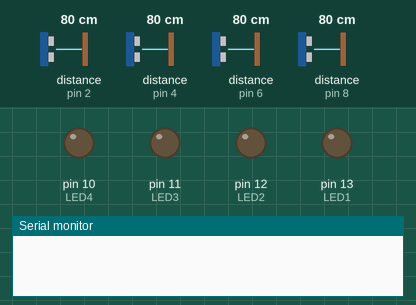
Bench run of a sketch on a simulated Arduino Uno, built with avr-gcc and run on an emulated ATmega328P. On the bench: output pins drawn as LEDs (lit = HIGH), the last lines printed to the serial monitor. Wiring (inferred from the names in the program): 4 × ultrasonic range finder: trigger pin 3, echo pin 2 / trigger pin 5, echo pin 4 / trigger pin 7, echo pin 6 / trigger pin 9, echo pin 8. Dashed ring = blinking. The inputs (shaded band) are chosen by the test bench; at power-on: distance to the obstacle (sensors on pin 2, pin 4, pin 6, pin 8) 80 cm. The echo pulse lasts 58.3 µs per cm; pins used as bus, display or sensor lines are not drawn.

Above: at 0.1 s.
1.3 s: distance to the obstacle (sensor on pin 2) set to 8 cm
At 1.82 s:
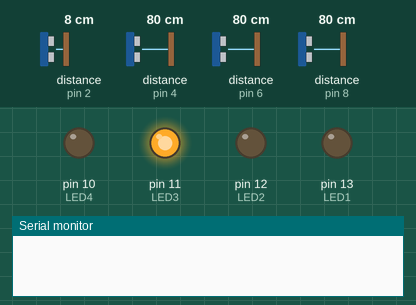
4.5 s: distance to the obstacle (sensor on pin 2) set to 5 cm
At 4.65 s:
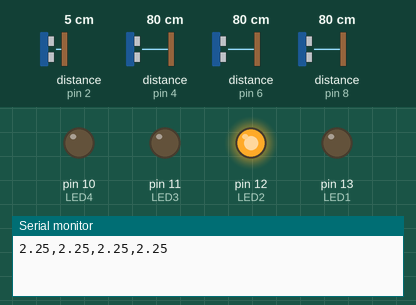
At 5.25 s:
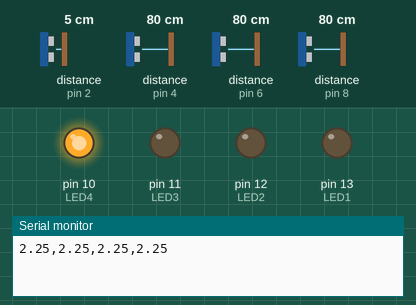
7.7 s: distance to the obstacle (sensor on pin 4) set to 4 cm
At 10.28 s:
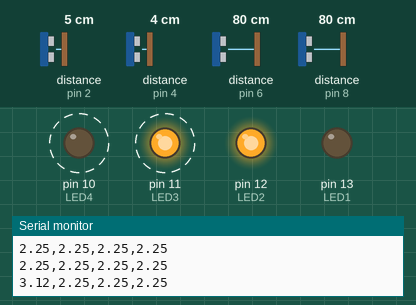
10.9 s: distance to the obstacle (sensor on pin 6) set to 8 cm
14.1 s: distance to the obstacle (sensor on pin 6) set to 5 cm
17.3 s: distance to the obstacle (sensor on pin 8) set to 4 cm
Timing chart, 0 to 21.5 s (numbered marks = the images above; inputs shaded):
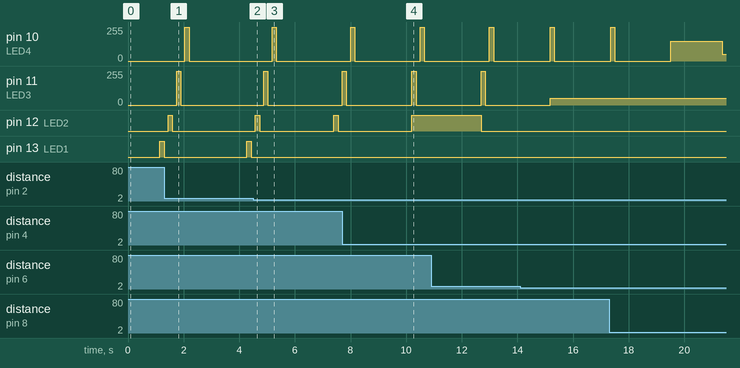

Measured:
- the behaviour switches between 7 and 6 cm on distance to the obstacle (sensor on pin 2) (found by bisection; images 1 and 2)
- after the input at 4.5 s, pin 13 (LED1): stays LOW (without the input it goes to HIGH after 2.9 s)
- after the input at 7.7 s, pin 12 (LED2): goes on until 10.2 s, then stays HIGH
- by itself, pin 12 (LED2): alternates HIGH for 0.15 s and LOW for 2.7 s

The sketch:

sensors_smoothing_final.ino
```cpp
//sensor 1 - red LED
#define TRIG1 3
#define ECHO1 2
#define LED1  13

// sensor 2 - green LED
#define TRIG2 5
#define ECHO2 4
#define LED2  12

// sensor 3 - blue LED
#define TRIG3 7
#define ECHO3 6
#define LED3  11

// sensor 4 - yellow LED
#define TRIG4 9
#define ECHO4 8
#define LED4  10

float LOW_LEVEL  = 5.0;
float MID_LEVEL  = 4.0;
float HIGH_LEVEL = 3.0;
float FULL_LEVEL = 2.5;

// EMA storage
float ema1 = -1, ema2 = -1, ema3 = -1, ema4 = -1;

// ---------------- RAW DISTANCE -------------------
float readDistanceRaw(int trigPin, int echoPin){

  digitalWrite(trigPin, LOW);
  delayMicroseconds(2);

  digitalWrite(trigPin, HIGH);
  delayMicroseconds(10);
  digitalWrite(trigPin, LOW);

  long duration = pulseIn(echoPin, HIGH, 30000);
  if (duration == 0) return -1;

  return duration / 58.0;
}

// ---------- APPROXIMATION FOR SMALL DISTANCES -------------
float approximateCloseDistance(float lastValid) {

  float approx = 2.0 + 0.25 * exp(-0.7 * (lastValid - 3));

  if (approx < 1.7) approx = 1.7;
  return approx;
}

// ----------------- MEDIAN + APPROXIMATION  ----------------
float readDistanceFiltered(int trigPin, int echoPin) {

  const int N = 5;
  float vals[N];

  for (int i = 0; i < N; i++) {
    vals[i] = readDistanceRaw(trigPin, echoPin);

    if (vals[i] <= 0 || vals[i] > 6)
      vals[i] = -1;

    delay(40);
  }

  float lastValid = 3.0;

  for (int i = 0; i < N; i++) {
    if (vals[i] > 0) {
      lastValid = vals[i];
    } else {
      vals[i] = approximateCloseDistance(lastValid);
    }
  }

  // bubble sort
  for (int i = 0; i < N - 1; i++) {
    for (int j = i + 1; j < N; j++) {
      if (vals[j] < vals[i]) {
        float t = vals[i];
        vals[i] = vals[j];
        vals[j] = t;
      }
    }
  }

  return vals[N / 2];
}

// --------------------- EMA ------------------------
float applyEMA(float raw, float &emaValue) {

  float alpha;

  // slow, stable EMA for near distances
  if (raw < 3.0)
      alpha = 0.18;
  else
      alpha = 0.35;

  if (emaValue < 0)
      emaValue = raw;
  else
      emaValue = alpha * raw + (1 - alpha) * emaValue;

  return emaValue;
}

// ---------------- LED LOGIC ------------------------
void setLEDLevel(int ledPin, float distance) {

  if (distance < 0) {
    analogWrite(ledPin, 0);
    return;
  }

  if (distance <= FULL_LEVEL) {
    analogWrite(ledPin, 255);
    delay(150);
    analogWrite(ledPin, 0);
    delay(150);
    return;
  }

  if (distance <= HIGH_LEVEL) {
    analogWrite(ledPin, 150);
    return;
  }

  if (distance <= MID_LEVEL) {
    analogWrite(ledPin, 50);
    return;
  }

  if (distance >= LOW_LEVEL) {
    analogWrite(ledPin, 0);
    return;
  }
}

void setup() {
  Serial.begin(9600);

  pinMode(TRIG1, OUTPUT); pinMode(ECHO1, INPUT); pinMode(LED1, OUTPUT);
  pinMode(TRIG2, OUTPUT); pinMode(ECHO2, INPUT); pinMode(LED2, OUTPUT);
  pinMode(TRIG3, OUTPUT); pinMode(ECHO3, INPUT); pinMode(LED3, OUTPUT);
  pinMode(TRIG4, OUTPUT); pinMode(ECHO4, INPUT); pinMode(LED4, OUTPUT);
}

void loop() {

  float d1 = applyEMA(readDistanceFiltered(TRIG1, ECHO1), ema1);
  delay(80);
  float d2 = applyEMA(readDistanceFiltered(TRIG2, ECHO2), ema2);
  delay(80);
  float d3 = applyEMA(readDistanceFiltered(TRIG3, ECHO3), ema3);
  delay(80);
  float d4 = applyEMA(readDistanceFiltered(TRIG4, ECHO4), ema4);

  setLEDLevel(LED1, d1);
  setLEDLevel(LED2, d2);
  setLEDLevel(LED3, d3);
  setLEDLevel(LED4, d4);

  Serial.print(d1); Serial.print(",");
  Serial.print(d2); Serial.print(",");
  Serial.print(d3); Serial.print(",");
  Serial.println(d4);

  delay(800);
}
```
